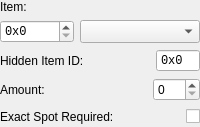
                    <widget class="QWidget" name="ctrSignItem" native="true">
                     <layout class="QVBoxLayout" name="verticalLayout_23">
                      <property name="leftMargin">
                       <number>0</number>
                      </property>
                      <property name="topMargin">
                       <number>0</number>
                      </property>
                      <property name="rightMargin">
                       <number>0</number>
                      </property>
                      <property name="bottomMargin">
                       <number>0</number>
                      </property>
                      <item>
                       <widget class="QLabel" name="label_84">
                        <property name="sizePolicy">
                         <sizepolicy hsizetype="Maximum" vsizetype="Preferred">
                          <horstretch>0</horstretch>
                          <verstretch>0</verstretch>
                         </sizepolicy>
                        </property>
                        <property name="text">
                         <string>Item:</string>
                        </property>
                       </widget>
                      </item>
                      <item>
                       <layout class="QHBoxLayout" name="horizontalLayout_59">
                        <item>
                         <widget class="QSpinBox" name="spnSignItem">
                          <property name="sizePolicy">
                           <sizepolicy hsizetype="Preferred" vsizetype="Minimum">
                            <horstretch>0</horstretch>
                            <verstretch>0</verstretch>
                           </sizepolicy>
                          </property>
                          <property name="minimumSize">
                           <size>
                            <width>0</width>
                            <height>22</height>
                           </size>
                          </property>
                          <property name="font">
                           <font>
                            <family>Courier New</family>
                           </font>
                          </property>
                          <property name="prefix">
                           <string notr="true">0x</string>
                          </property>
                          <property name="maximum">
                           <number>65535</number>
                          </property>
                          <property name="displayIntegerBase">
                           <number>16</number>
                          </property>
                          <property name="upperCase" stdset="0">
                           <bool>true</bool>
                          </property>
                          <property name="byteLength" stdset="0">
                           <number>1</number>
                          </property>
                         </widget>
                        </item>
                        <item>
                         <widget class="QComboBox" name="cmbSignItem">
                          <property name="sizePolicy">
                           <sizepolicy hsizetype="Preferred" vsizetype="Minimum">
                            <horstretch>1</horstretch>
                            <verstretch>0</verstretch>
                           </sizepolicy>
                          </property>
                         </widget>
                        </item>
                       </layout>
                      </item>
                      <item>
                       <layout class="QHBoxLayout" name="horizontalLayout_57">
                        <item>
                         <widget class="QLabel" name="label_80">
                          <property name="sizePolicy">
                           <sizepolicy hsizetype="Preferred" vsizetype="Preferred">
                            <horstretch>0</horstretch>
                            <verstretch>0</verstretch>
                           </sizepolicy>
                          </property>
                          <property name="text">
                           <string>Hidden Item ID:</string>
                          </property>
                         </widget>
                        </item>
                        <item>
                         <spacer name="horizontalSpacer_55">
                          <property name="orientation">
                           <enum>Qt::Horizontal</enum>
                          </property>
                          <property name="sizeType">
                           <enum>QSizePolicy::Expanding</enum>
                          </property>
                          <property name="sizeHint" stdset="0">
                           <size>
                            <width>40</width>
                            <height>20</height>
                           </size>
                          </property>
                         </spacer>
                        </item>
                        <item>
                         <widget class="QHexSpinBox" name="sign_item_hidden">
                          <property name="sizePolicy">
                           <sizepolicy hsizetype="Maximum" vsizetype="Fixed">
                            <horstretch>0</horstretch>
                            <verstretch>0</verstretch>
                           </sizepolicy>
                          </property>
                          <property name="font">
                           <font>
                            <family>Courier New</family>
                           </font>
                          </property>
                          <property name="buttonSymbols">
                           <enum>QAbstractSpinBox::NoButtons</enum>
                          </property>
                          <property name="prefix">
                           <string notr="true">0x</string>
                          </property>
                          <property name="maximum">
                           <number>255</number>
                          </property>
                          <property name="displayIntegerBase">
                           <number>16</number>
                          </property>
                          <property name="upperCase" stdset="0">
                           <bool>true</bool>
                          </property>
                          <property name="byteLength" stdset="0">
                           <number>1</number>
                          </property>
                         </widget>
                        </item>
                       </layout>
                      </item>
                      <item>
                       <layout class="QHBoxLayout" name="horizontalLayout_58">
                        <item>
                         <widget class="QLabel" name="label_83">
                          <property name="sizePolicy">
                           <sizepolicy hsizetype="Preferred" vsizetype="Preferred">
                            <horstretch>0</horstretch>
                            <verstretch>0</verstretch>
                           </sizepolicy>
                          </property>
                          <property name="text">
                           <string>Amount:</string>
                          </property>
                         </widget>
                        </item>
                        <item>
                         <spacer name="horizontalSpacer_56">
                          <property name="orientation">
                           <enum>Qt::Horizontal</enum>
                          </property>
                          <property name="sizeType">
                           <enum>QSizePolicy::Expanding</enum>
                          </property>
                          <property name="sizeHint" stdset="0">
                           <size>
                            <width>40</width>
                            <height>20</height>
                           </size>
                          </property>
                         </spacer>
                        </item>
                        <item>
                         <widget class="QSpinBox" name="sign_item_amount">
                          <property name="maximum">
                           <number>127</number>
                          </property>
                         </widget>
                        </item>
                       </layout>
                      </item>
                      <item>
                       <layout class="QHBoxLayout" name="horizontalLayout_60">
                        <item>
                         <widget class="QLabel" name="label_85">
                          <property name="sizePolicy">
                           <sizepolicy hsizetype="Preferred" vsizetype="Preferred">
                            <horstretch>0</horstretch>
                            <verstretch>0</verstretch>
                           </sizepolicy>
                          </property>
                          <property name="text">
                           <string>Exact Spot Required:</string>
                          </property>
                         </widget>
                        </item>
                        <item>
                         <spacer name="horizontalSpacer_57">
                          <property name="orientation">
                           <enum>Qt::Horizontal</enum>
                          </property>
                          <property name="sizeType">
                           <enum>QSizePolicy::Expanding</enum>
                          </property>
                          <property name="sizeHint" stdset="0">
                           <size>
                            <width>40</width>
                            <height>20</height>
                           </size>
                          </property>
                         </spacer>
                        </item>
                        <item>
                         <widget class="QCheckBox" name="chkSignItemExact">
                          <property name="text">
                           <string/>
                          </property>
                         </widget>
                        </item>
                       </layout>
                      </item>
                     </layout>
                    </widget>
